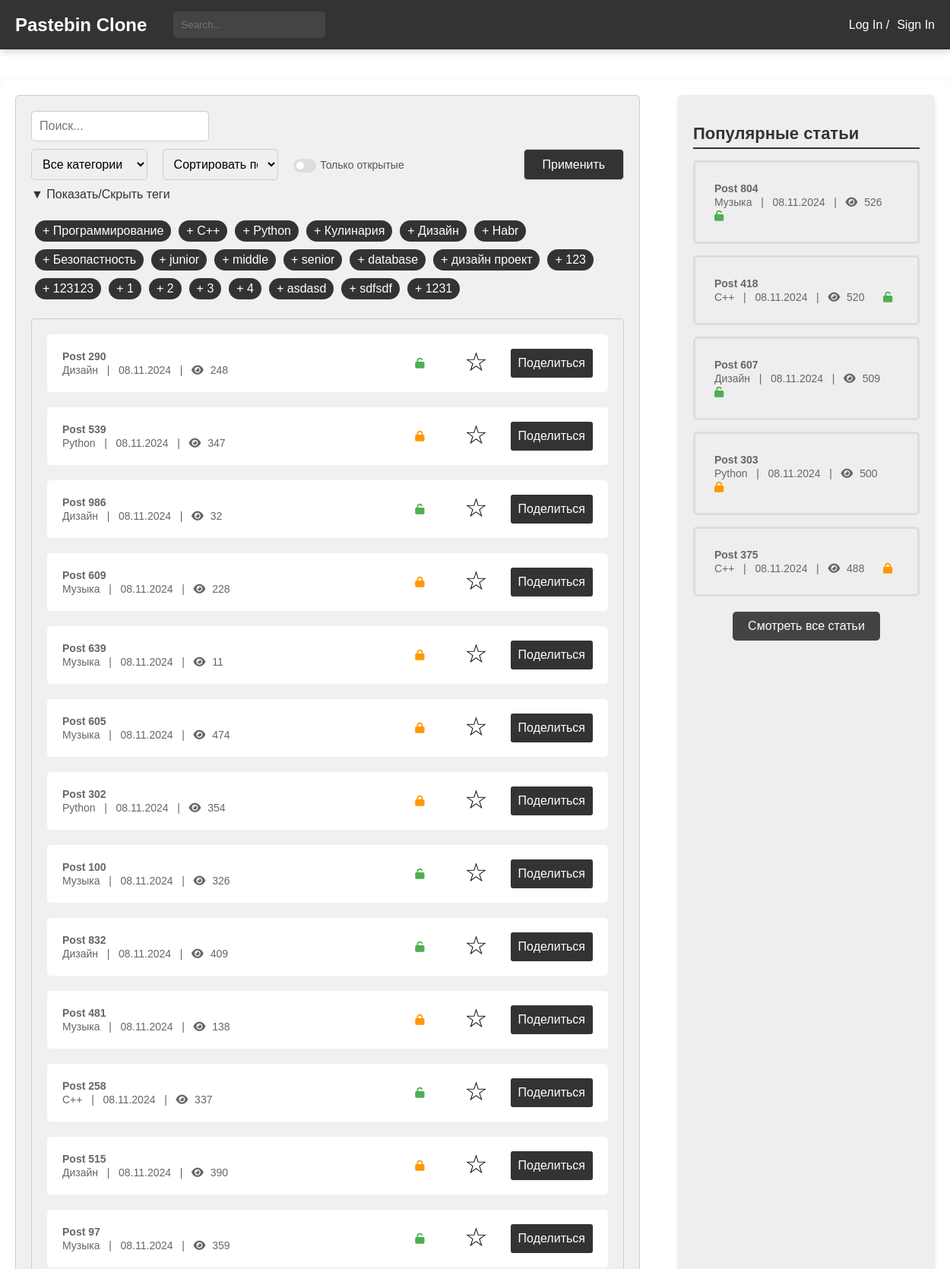
The page /posts_check/ (upper part) on the database its author committed.
### blog/models.py (models this page shows, shortened)
class Tag(models.Model):
    name = models.CharField(max_length=30, unique=True)
    class Meta:
        verbose_name = 'Тег'
        verbose_name_plural = 'Теги'

class Paste(models.Model):
    ACCESS_STATUS_CHOICES = [
        (0, 'Private'),
        (1, 'Public'),
        (2, 'Draft'),
    ]
    TIME_LIVE_CHOICES = [
        (None, 'Никогда'),
        (timedelta(minutes=2), 'Через 2 минуты'),
        (timedelta(hours=1), 'Через 1 час'),
        (timedelta(days=1), 'Через 1 день'),
        (timedelta(weeks=1), 'Через 1 неделю'),
    ]
    title = models.CharField(max_length=200)
    content = models.TextField()
    author = models.ForeignKey(User, on_delete=models.CASCADE)
    created_at = models.DateTimeField(auto_now_add=True)
    updated_at = models.DateTimeField(auto_now=True)
    slug = models.UUIDField(default=uuid.uuid4, editable=False, unique=True)
    tags = models.ManyToManyField(Tag, related_name='posts')
    category = models.ForeignKey(Category, on_delete=models.SET_NULL, null=True)
    access_status = models.IntegerField(choices=ACCESS_STATUS_CHOICES, default=1)
    time_live = models.DurationField(null=True, blank=True)
    password = models.CharField(max_length=100, null=True, blank=True)
    is_delete_after_read = models.BooleanField(default=False)
    views_count = models.PositiveIntegerField(default=0)
    favourite_count = models.PositiveIntegerField(default=0)
    def get_absolute_url(self):
        return reverse('blog:post-detail', kwargs={'slug': self.slug})
    def get_formatted_created_at(self):
        return self.created_at.strftime('%d.%m.%Y')
    class Meta:
        verbose_name = 'Паста'
        verbose_name_plural = 'Паста'

class Category(models.Model):
    name = models.CharField(max_length=30, unique=True)
    parent = models.ForeignKey(
        'self',
        on_delete=models.CASCADE,
        null=True, blank=True,
        related_name='subcategories'
    )
    def __str__(self):
        return self.name
    class Meta:
        verbose_name = 'Категория'
        verbose_name_plural = 'Категории'

### blog/views.py (the view)
# urls.py: path('posts_check/', views.posts_check, name='posts-list'),
def posts_check(request):
    posts = Paste.objects.all()
    tags = Tag.objects.all()
    popular_posts = Paste.objects.order_by('-views_count')[:5]
    categories = Category.objects.all()
    category = request.GET.get('category')
    sort_by = request.GET.get('sort')
    access_status = request.GET.get('access_status')
    has_password = request.GET.get('has_password')
    search_query = request.GET.get('search', '')
    selected_tags = request.GET.get('tags')
    selected_tags = selected_tags.split(',') if selected_tags else []
    posts = sort_and_filter(posts, category, sort_by, access_status, has_password, search_query, selected_tags)
    return render(request, 'blog/posts.html', {
        'posts': posts,
        'popular_posts': popular_posts,
        'categories': categories,
        'selected_category': category,
        'selected_sort': sort_by,
        'has_password': has_password,
        'search_query': search_query,
        'tags': tags,
        'selected_tags': selected_tags,
    })

### general/context_processors.py (called while the page is built)
def unread_counts(request):
    if request.user.is_authenticated:
        unread_messages_count = Messages.objects.filter(user=request.user, is_checked=False).count()
        unread_notifications_count = Notifications.objects.filter(user=request.user, is_checked=False).count()
    else:
        unread_messages_count = 0
        unread_notifications_count = 0
    return {
        'unread_messages_count': unread_messages_count,
        'unread_notifications_count': unread_notifications_count,
    }

### blog/templates/blog/posts.html (shortened to what this page needs)
{% extends 'blog/temps/base.html' %}
{% load static %}
{% block head %}
<link rel="stylesheet" type="text/css" href="{% static 'css/posts.css' %}">
<link rel="stylesheet" href="https://cdnjs.cloudflare.com/ajax/libs/font-awesome/4.7.0/css/font-awesome.min.css">
{% endblock %}
{% block content %}
<main>
    <div class="main-container">
        <div class="post-filter">
            <form method="GET" action="{% url 'blog:posts-list' %}">
                <input type="search" name="search" placeholder="Поиск..." value="{{ search_query }}">
                <div style="display: flex; justify-content: space-between; margin-top: 10px;">
                    <select name="category" style="width: 35%;">
                        <option value="">Все категории</option>
                    </select>
                    <select name="sort" style="width: 35%; margin-left: 20px;">
                        <option value="">Сортировать по</option>
                    </select>
                    <div class="checkbox-container">
                        <label for="has_password">
                            <span>Только открытые</span>
                            <span></span>
                            <span></span>
                        </label>
                    </div>
                    <button type="submit" class="styled-button" style="margin-left: 157px" onclick="applyFilters()">Применить</button>
                </div>
                {% include 'blog/temps/tags_drop_menu.html' %}
            </form>
            <div class="post-list">
                <ul>
                    {% for post in posts %}
                    <li class="post-item">
                        <div class="post-details">
                            <a href="{% url 'blog:post-detail' post.slug %}">
                                <span class="article-title">{{ post.title }}</span>
                                <br>
                                <span class="article-meta">{{ post.category }} &nbsp; | &nbsp; {{ post.get_formatted_created_at }} &nbsp; | &nbsp;
                        <i class="fa fa-eye"></i> <span class="view-count">{{ post.views_count }}</span></span>
                            </a>
                        </div>
                        <div class="post-actions">
                            {% if post.password %}
                            <span class="post-lock"><i class="fa fa-lock" aria-hidden="true"
                                                       style="color: #FF9800;"></i></span>
                            {% else %}
                            <span class="post-lock"><i class="fa fa-unlock" aria-hidden="true"
                                                       style="color: #4CAF50;"></i></span>
                            {% endif %}
                            <span class="post-favorite" data-post-slug="{{ post.slug }}"
                                  onclick="toggleFavorite(this, '{{ post.slug }}')">
                                <span class="star" id="favorite-star"
                                      style="color: {% if post in user.favorites.all %}#FFD700{% else %}black{% endif %};">
                                    {% if post in user.favorites.all %}★{% else %}☆{% endif %}
                                </span>
                            </span>
                            <button class="post-share-button" onclick="copyToClipboard('{{ post.get_absolute_url }}')">
                                Поделиться
                            </button>
                        </div>
                    </li>
                    {% endfor %}
                </ul>
            </div>
        </div>
        {% include 'blog/temps/popular_posts.html' %}
    </div>
</main>
{% endblock %}

### blog/templates/blog/temps/tags_drop_menu.html (shortened to what this page needs)
{% load static %}
<head>
    <link rel="stylesheet" type="text/css" href="{% static 'css/tags_drop_menu.css' %}">
</head>
<div>
    <div class="toggle-button" onclick="toggleTagList()">&#9660; Показать/Скрыть теги</div>
    <div class="tag-list-container" id="tagListContainer">
        <div class="tags-container">
            {% for tag in tags %}
            <div class="tag" onclick="selectTag('{{ tag.name }}')" data-tag-id="{{ tag.id }}">
                + {{ tag.name }}
            </div>
            {% endfor %}
        </div>
    </div>
</div>

### blog/templates/blog/temps/popular_posts.html
{% load static %}
<head>
    <link rel="stylesheet" type="text/css" href="{% static 'css/popular_posts.css' %}">
    <link rel="stylesheet" href="https://cdnjs.cloudflare.com/ajax/libs/font-awesome/6.0.0-beta3/css/all.min.css">
</head>
<div class="right-block">
    <h2>Популярные статьи</h2>
    <ul>
        {% for popular_post in popular_posts %}
        <li>
            <a href="{% url 'blog:post-detail' popular_post.slug %}">
                <span class="article-title">{{popular_post.title}}</span>
                <br>
                <span class="article-meta">{{ popular_post.category }} &nbsp; | &nbsp; {{ popular_post.get_formatted_created_at }} &nbsp; |  &nbsp;
                                    <i class="fa fa-eye"></i> <span
                            class="view-count">{{popular_post.views_count}}</span></span>
                {% if popular_post.password %}
                <span><i class="fa fa-lock" aria-hidden="true" style="color: #FF9800;"></i></span>
                {% else %}
                <span><i class="fa fa-unlock" aria-hidden="true" style="color: #4CAF50;"></i></span>
                {% endif %}
            </a>
        </li>
        {% endfor %}
    </ul>
     <div class="all-posts-link">
        <a href="{% url 'blog:posts-list' %}">Смотреть все статьи</a>
    </div>
</div>

### blog/static/css/posts.css (style rules this page uses)
body { margin: 0; padding: 0; font-family: Arial, sans-serif; }
.main-container { display: flex; justify-content: space-between; max-width: 1400px; margin: 40px auto; padding: 20px; box-shadow: 0 2px 10px rgba(0, 0, 0, 0.1); border-radius: 8px; background-color: #ffffff; }
.right-block { width: 30%; background-color: #ccc; padding: 20px; height: 100%; margin-left: 50px; }
.post-list ul { list-style: none; padding: 0; margin: 0; }
.post-list li { margin-bottom: 20px; }
.post-list a { display: block; padding: 10px; background-color: #fff; border-radius: 5px; text-decoration: none; color: #333; transition: background-color 0.3s; }
.post-list span { font-size: 14px; color: #666; }
.post-list i { font-size: 14px; margin-right: 5px; }
.right-block { width: 30%; background-color: #eeeeee; padding: 20px; border-radius: 5px; height: auto; box-shadow: 0 2px 5px rgba(0, 0, 0, 0.1); position: relative; }
.right-block h2 { font-size: 22px; font-weight: bold; margin-bottom: 15px; color: #333; border-bottom: 2px solid #333333FF; padding-bottom: 5px; }
.right-block ul { list-style: none; padding: 0; margin: 0; }
.right-block li { margin-bottom: 15px; padding: 10px; border: 3px solid #ddd; border-radius: 5px; transition: background-color 0.3s; }
.right-block a { display: block; padding: 15px; color: #333; text-decoration: none; border-radius: 5px; transition: background-color 0.3s; }
.right-block span { font-size: 14px; color: #666; }
.right-block i { font-size: 14px; margin-right: 5px; }
.article-title { font-weight: bold; font-size: 34px; }
.post-share-button { padding: 5px 15px; background-color: #f44336; color: white; border: none; border-radius: 3px; cursor: pointer; transition: background-color 0.3s; min-width: 80px; margin-right: 10px; }
.post-actions i.fa-lock { color: #FF9800; }
.post-actions i.fa-unlock { color: #4CAF50; }
.post-actions i.fa-lock, .post-actions i.fa-unlock { margin-left: -50px; }
.view-count { margin-left: 0; }
.post-filter { background-color: #f0f0f0; padding: 20px; border: 1px solid #ccc; border-radius: 5px; margin-bottom: 20px; }
.post-filter form { display: flex; flex-wrap: wrap; justify-content: space-between; }
.post-filter input[type="search"], .post-filter select, .post-filter button[type="submit"] { width: 30%; padding: 10px; font-size: 16px; border: 1px solid #ccc; border-radius: 5px; }
.post-filter button[type="submit"] { background-color: #333; color: #fff; cursor: pointer; margin-left: auto; }
.post-list { background-color: #f0f0f0; border: 1px solid #ccc; border-radius: 5px; margin-top: 20px; padding: 20px; }
.post-item { display: flex; justify-content: space-between; align-items: center; margin-bottom: 20px; background-color: #fff; padding: 10px; border-radius: 5px; transition: background-color 0.3s; }
.post-details { display: flex; flex-direction: column; gap: 10px; }
.post-actions { display: flex; align-items: center; justify-content: space-between; min-width: 350px; }
.post-actions span { margin-right: 15px; }
.post-actions button { width: 30%; padding: 10px; font-size: 16px; background-color: #333; color: white; border: none; border-radius: 3px; cursor: pointer; transition: background-color 0.3s; min-width: 80px; }
.post-lock { margin-left: 200px; }
.post-favorite { margin-right: 10px; cursor: pointer; font-size: 24px; display: inline-block; }
.star { font-size: 34px !important; transition: color 0.3s; margin-top: -5px; display: inline-block; }
.checkbox-container { margin-left: 20px; display: flex; align-items: center; }
.checkbox-container label { position: relative; display: flex; align-items: center; cursor: pointer; font-size: 18px; color: #555; white-space: nowrap; }
.checkbox-container label span:first-child { position: relative; padding-left: 35px; font-size: 14px; }
.checkbox-container label span:nth-child(2) { position: absolute; left: 0; top: 0; width: 30px; height: 18px; background-color: #ddd; border-radius: 15px; transition: 0.3s; }
.checkbox-container label span:nth-child(3) { position: absolute; left: 4px; top: 4px; width: 10px; height: 10px; background-color: #fff; border-radius: 50%; transition: 0.3s; }

### blog/static/css/footer.css (style rules this page uses)
html, body { height: 100%; margin: 0; }
body { display: flex; flex-direction: column; }
main { flex: 1; }

### rows shown on the page
Tag: name "Программирование"
Tag: name "С++"
Tag: name "Python"
Tag: name "Кулинария"
Tag: name "Дизайн"
Tag: name "Habr"
Tag: name "Безопастность"
Tag: name "junior"
Tag: name "middle"
Tag: name "senior"
Tag: name "database"
Tag: name "дизайн проект"
Tag: name "123"
Tag: name "123123"
Tag: name "1"
Tag: name "2"
Tag: name "3"
Tag: name "4"
Tag: name "asdasd"
Tag: name "sdfsdf"
Tag: name "1231"
Paste: title "Post 290", category "Дизайн", get_formatted_created_at "08.11.2024", views_count "248"
Paste: title "Post 539", category "Python", get_formatted_created_at "08.11.2024", views_count "347"
Paste: title "Post 986", category "Дизайн", get_formatted_created_at "08.11.2024", views_count "32"
Paste: title "Post 609", category "Музыка", get_formatted_created_at "08.11.2024", views_count "228"
Paste: title "Post 639", category "Музыка", get_formatted_created_at "08.11.2024", views_count "11"
Paste: title "Post 605", category "Музыка", get_formatted_created_at "08.11.2024", views_count "474"
Paste: title "Post 302", category "Python", get_formatted_created_at "08.11.2024", views_count "354"
Paste: title "Post 100", category "Музыка", get_formatted_created_at "08.11.2024", views_count "326"
Paste: title "Post 832", category "Дизайн", get_formatted_created_at "08.11.2024", views_count "409"
Paste: title "Post 481", category "Музыка", get_formatted_created_at "08.11.2024", views_count "138"
Paste: title "Post 258", category "С++", get_formatted_created_at "08.11.2024", views_count "337"
Paste: title "Post 515", category "Дизайн", get_formatted_created_at "08.11.2024", views_count "390"
Paste: title "Post 97", category "Музыка", get_formatted_created_at "08.11.2024", views_count "359"
Paste: title "Post 804", category "Музыка", get_formatted_created_at "08.11.2024", views_count "526"
Paste: title "Post 418", category "С++", get_formatted_created_at "08.11.2024", views_count "520"
Paste: title "Post 607", category "Дизайн", get_formatted_created_at "08.11.2024", views_count "509"
Paste: title "Post 303", category "Python", get_formatted_created_at "08.11.2024", views_count "500"
Paste: title "Post 375", category "С++", get_formatted_created_at "08.11.2024", views_count "488"
